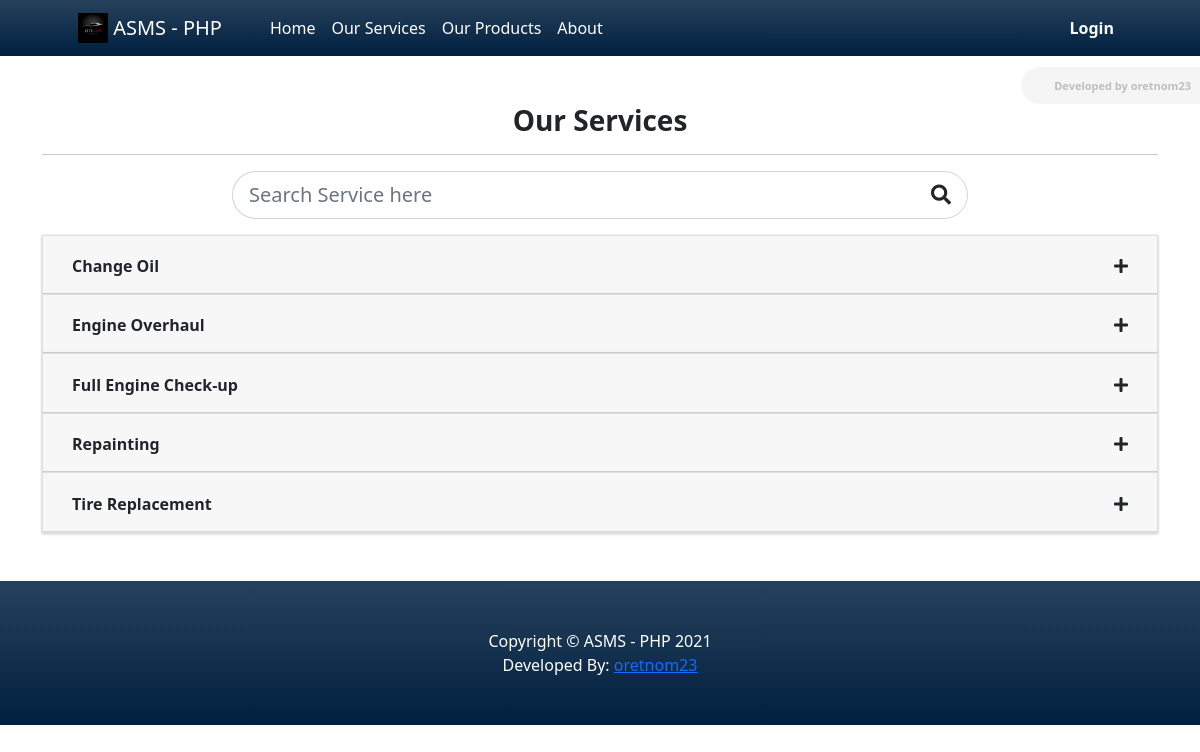
Page /?p=services on the committed database.
### tables this page shows
CREATE TABLE `service_list` (
  `id` int(30) NOT NULL,
  `name` text NOT NULL,
  `description` text NOT NULL,
  `price` float(15,2) NOT NULL DEFAULT 0.00,
  `status` tinyint(1) NOT NULL DEFAULT 1,
  `delete_flag` tinyint(1) NOT NULL DEFAULT 0,
  `date_created` datetime NOT NULL DEFAULT current_timestamp(),
  `date_updated` datetime NOT NULL DEFAULT current_timestamp() ON UPDATE current_timestamp()
);

### services/index.php (the view, shortened to what this page needs)
<div class="section py-5">
    <div class="container">
        <h3 class="text-center"><b>Our Services</b></h3>
        <hr>
        <div class="row justify-content-center">
            <div class="col-lg-8 col-md-10 col-sm-12 col-sm-12 mb-3">
                <div class="input-group input-group-lg" id="search-field">
                    <input type="search" class="form-control form-control-lg  rounded-pill" aria-label="Search Service Field" id="search" placeholder="Search Service here">
                    <div class="input-group-append">
                        <span class="input-group-text rounded-pill bg-transparent"><i class="fa fa-search"></i></span>
                    </div>
                </div>
            </div>
        </div>
        <div class="accordion" id="serviceAccordion">
            <?php
            $services = $conn->query("SELECT * FROM `service_list` where delete_flag = 0 and `status` = 1 order by `name` asc");
            while($row = $services->fetch_assoc()):
            ?>
            <div class="card mb-0 rounded-0">
                <div class="card-header" id="service<?= $row['id'] ?>">
                    <h2 class="mb-0">
                        <button class="btn btn-block text-left font-weight-bolder" type="button" data-toggle="collapse" data-target="#collapse<?= $row['id'] ?>" aria-expanded="false" aria-controls="collapse<?= $row['id'] ?>">
                        <div class="d-flex w-100 align-items-center justify-content-between">
                            <?= $row['name'] ?>
                            <i class="fa fa-plus font-size-3 collapse-icon"></i>
                        </div>
                        </button>
                    </h2>
                </div>
            </div>
            <?php endwhile; ?>
        </div>
    </div>
</div>

### services/index.php (style rules this page uses)
#search-field .form-control.rounded-pill { border-top-right-radius:0 !important; border-bottom-right-radius:0 !important; border-right:none !important }
#search-field .input-group-text.rounded-pill { border-top-left-radius:0 !important; border-bottom-left-radius:0 !important; border-right:left !important }

### rows in the picture
service_list: name "Change Oil"
service_list: name "Engine Overhaul"
service_list: name "Full Engine Check-up"
service_list: name "Repainting"
service_list: name "Tire Replacement"

### other values in the picture
$_settings->info('short_name') "ASMS - PHP"
